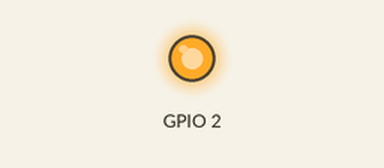
Bench run of a sketch on a simulated ESP8266 (NodeMCU). Parts: output pins drawn as LEDs (lit = HIGH, except the on-board LED, lit = LOW). WiFi joins after 1.5 s; servers stay silent unless stated; uploads are accepted with an empty reply; what the sketch prints to the serial monitor is not drawn.

Above: at 3.1 s.
Timing chart, 0 to 7.1 s (numbered marks = the images above):
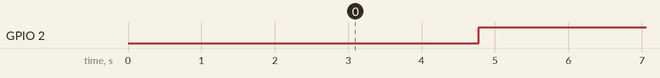

The sketch:

Main-WiFiClient.ino
```cpp
/*
 *  This sketch sends data via HTTP GET requests to data.sparkfun.com service.
 *
 *  You need to get streamId and privateKey at data.sparkfun.com and paste them
 *  below. Or just customize this script to talk to other HTTP servers.
 *
 */

#include <ESP8266WiFi.h>
//#include <HttpClient.h>

const char* ssid     = "nitbot.com";
const char* password = "";

const char* host = "api.geeknesia.com";
const char* streamId   = "....................";
const char* privateKey = "....................";

void setup() {
  pinMode(BUILTIN_LED, OUTPUT);
  Serial.begin(115200);
  delay(10);

  // We start by connecting to a WiFi network

  Serial.println();
  Serial.println();
  Serial.print("Connecting to ");
  Serial.println(ssid);

  WiFi.begin(ssid, password);

  while (WiFi.status() != WL_CONNECTED) {
    delay(500);
    Serial.print(".");
  }

  Serial.println("");
  Serial.println("WiFi connected");
  Serial.println("IP address: ");
  Serial.println(WiFi.localIP());
}

int value = 0;

void loop() {
  ++value;

  Serial.print("connecting to ");
  Serial.println(host);

  // Use WiFiClient class to create TCP connections
  WiFiClient client;
  const int httpPort = 80;
  if (!client.connect(host, httpPort)) {
    Serial.println("connection failed");
    return;
  }

  // We now create a URI for the request
  String url = "/input/";
  /*
  url += streamId;
  url += "?private_key=";
  url += privateKey;
  url += "&value=";
  url += value;
  */
  host = "api.geeknesia.com";
  url ="/api/hello?api_key=005d9063bc2a1cb4999ef67391f2ba42";

  Serial.print("Requesting URL: ");
  Serial.println(url);

  // This will send the request to the server
  client.print(String("GET ") + url + " HTTP/1.1\r\n" +
               "Host: " + host + "\r\n" +
               "Connection: close\r\n\r\n");
  delay(1000);

  // Read all the lines of the reply from server and print them to Serial
  while(client.available()){
    String line = client.readStringUntil('\r');
    Serial.print(line);
  }

  Serial.println();
  Serial.println("closing connection");

  digitalWrite(BUILTIN_LED, LOW);   // Turn the LED on (Note that LOW is the voltage level
                                    // but actually the LED is on; this is because
                                    // it is acive low on the ESP-01)
  delay(1000);                      // Wait for a second
  digitalWrite(BUILTIN_LED, HIGH);  // Turn the LED off by making the voltage HIGH
  delay(1000);                      // Wait for two seconds (to demonstrate the active low LED)
}
```

Measured:
- by itself, GPIO 2: alternates HIGH for 3.3 s and LOW for 1.0 s
